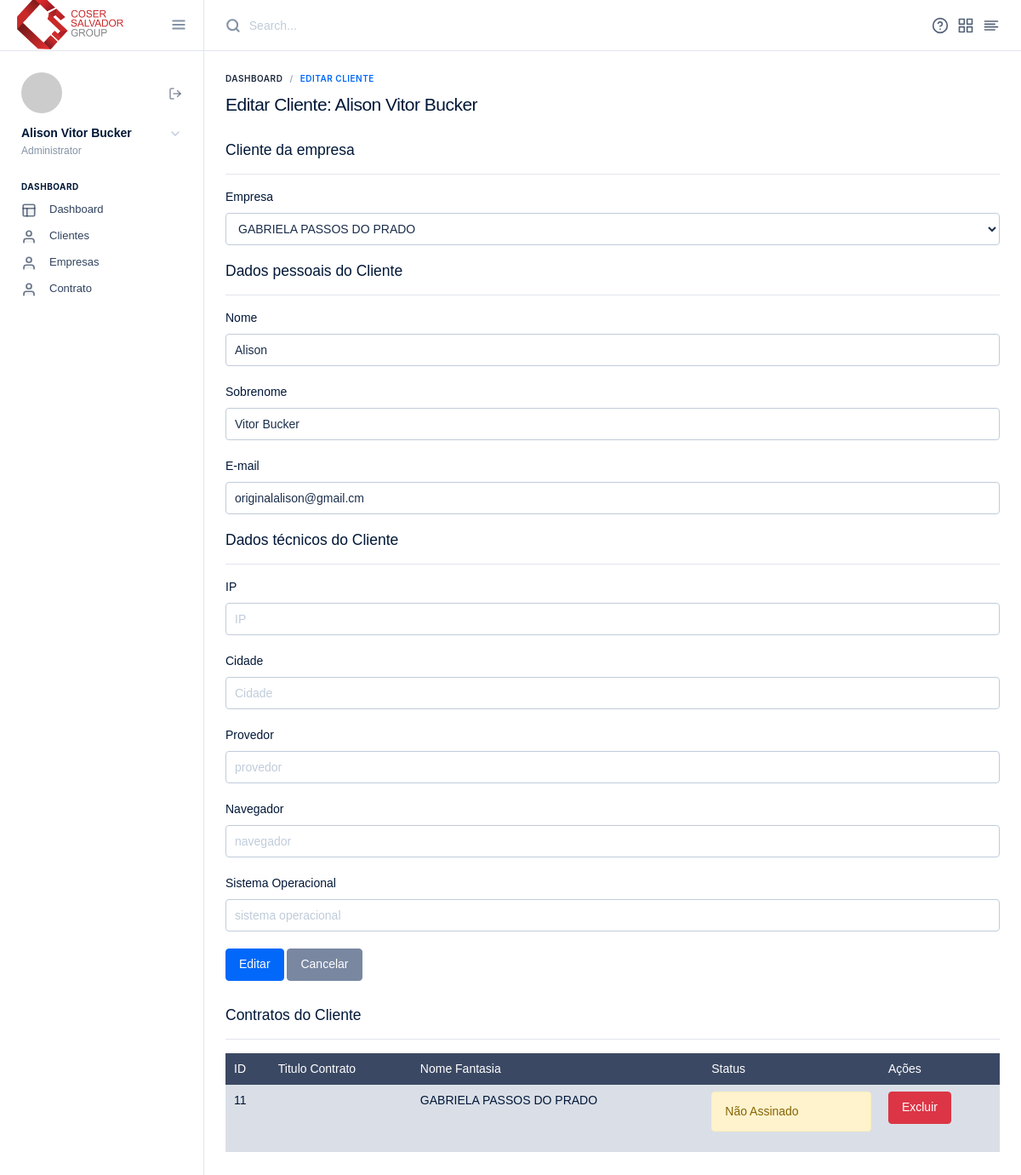
The page /adm/editarCliente/21 (signed in) on the database its author committed.
### tables this page shows
CREATE TABLE `clientes` (
  `id` int(11) NOT NULL,
  `id_empresa` int(11) NOT NULL,
  `id_contrato` int(11) NOT NULL,
  `nome` varchar(255) NOT NULL,
  `sobrenome` varchar(255) NOT NULL,
  `nome_fantasia` varchar(255) NOT NULL,
  `nascimento` datetime NOT NULL,
  `telefone` varchar(50) NOT NULL DEFAULT '',
  `celular` varchar(50) NOT NULL DEFAULT '',
  `cpf` varchar(50) NOT NULL DEFAULT '',
  `cep` varchar(50) NOT NULL DEFAULT '',
  `rua` varchar(50) NOT NULL DEFAULT '',
  `numero` varchar(50) NOT NULL DEFAULT '',
  `bairro` varchar(50) NOT NULL DEFAULT '',
  `complemento` varchar(50) NOT NULL DEFAULT '',
  `cidade` varchar(255) DEFAULT NULL,
  `email` varchar(255) NOT NULL,
  `curso` varchar(255) NOT NULL,
  `profissao` varchar(255) NOT NULL,
  `rg` varchar(255) NOT NULL,
  `ssp` varchar(255) NOT NULL,
  `uf` varchar(255) NOT NULL,
  `nacionalidade` varchar(255) NOT NULL,
  `estado_civil` varchar(255) NOT NULL,
  `ip_cliente` varchar(255) DEFAULT NULL,
  `provedor` varchar(255) DEFAULT NULL,
  `navegador` varchar(255) DEFAULT NULL,
  `sistema_operac` varchar(255) DEFAULT NULL,
  `contrato_stat` int(11) DEFAULT NULL
);

CREATE TABLE `empresas` (
  `id` int(11) NOT NULL,
  `email` varchar(200) DEFAULT NULL,
  `raz_soc` varchar(255) DEFAULT NULL,
  `nome_fant` varchar(255) DEFAULT NULL,
  `cnpj` varchar(255) DEFAULT NULL,
  `logo` varchar(255) DEFAULT NULL,
  `contrato_stat` int(11) DEFAULT NULL
);

CREATE TABLE `contratos` (
  `id` int(11) NOT NULL,
  `id_cliente` int(11) NOT NULL,
  `id_empresa` int(11) NOT NULL,
  `data_criado` datetime DEFAULT NULL,
  `data_expirado` datetime DEFAULT NULL,
  `data_assinado` datetime DEFAULT NULL,
  `link` varchar(200) DEFAULT NULL,
  `link_adm` varchar(200) DEFAULT NULL,
  `status_assin` int(11) NOT NULL DEFAULT 0
);

### core/Controller.php (called while the page is built, shortened)
<?php
class controller {
	public function loadTemplate($viewName, $viewData = array()) {
		include 'views/template.php';
	}
	public function loadViewInTemplate($viewName, $viewData) {
		extract($viewData);
		include 'views/'.$viewName.'.php';
	}
}

### core/Core.php (called while the page is built, shortened)
<?php
class Core {
	public function run() {
        $url = '/'.(isset($_GET['q'])?$_GET['q']:'');
		$params = array();
		if(!empty($url) && $url != '/') {
			$url = explode('/', $url);
			array_shift($url);
			array_shift($url);
			if(isset($url[0]) && $url[0] != '/') {
				$currentAction = $url[0];
				array_shift($url);
			} else {
				$currentAction = 'index';
			}
			if(count($url) > 0) {
				$params = $url;
			}
		} else {
			$currentController = 'homeController';
			$currentAction = 'index';
		}
		$c = new $currentController();
		call_user_func_array(array($c, $currentAction), $params);
	}
}

### index.php (called while the page is built, shortened)
<?php
$core = new Core();
$core->run();
?>

### core/Model.php (called while the page is built, shortened)
<?php
class model {
	public function __construct() {
		global $db;
		$this->db = $db;
	}
}
?>

### models/Admin.php (called while the page is built, shortened)
<?php
class Admin extends model {
    public function getClientData($id_client){
        $array = array();
        $sql = "SELECT * FROM clientes WHERE id = :id_client";
        $sql = $this->db->prepare($sql);
        $sql->bindValue(':id_client', $id_client);
        $sql->execute();
        if($sql->rowCount() > 0){
            $array = $sql->fetch();
        }
        return $array;
    }
    public function getDadosEmpresa($id_empresa){
        $array = array();
        $sql = "SELECT * FROM empresas WHERE id = :id_empresa";
        $sql = $this->db->prepare($sql);
        $sql->bindValue(':id_empresa', $id_empresa);
        $sql->execute();
        if($sql->rowCount() > 0){
            $array = $sql->fetch();
        }
        return $array;
    }
    public function getListEmpresas(){
        $array = array();
        $sql = "SELECT * FROM empresas";
        $sql = $this->db->query($sql);
        if($sql->rowCount() > 0){
            $array = $sql->fetchAll();
        }
        return $array;
    }
    public function getContratosFromCliente($id_client){
        $array = array();
        $sql = "SELECT * FROM contratos WHERE id_cliente = :id_cliente";
        $sql = $this->db->prepare($sql);
        $sql->bindValue(':id_cliente', $id_client);
        $sql->execute();
        if($sql->rowCount() > 0){
            $array = $sql->fetchAll();
        }
        return $array;
    }
    public function getDadosAdm($id){
        $array = array();
        $sql = "SELECT * FROM admin WHERE id = :id";
        $sql = $this->db->prepare($sql);
        $sql->bindValue(':id', $id);
        $sql->execute();
        if($sql->rowCount() > 0){
            $array = $sql->fetch();
        }
        return $array;
    }
}

### views/editCliente.php (the view, shortened to what this page needs)
<div class="container pd-x-0">
    <div class="d-sm-flex align-items-center justify-content-between mg-b-20 mg-lg-b-25 mg-xl-b-30">
        <div>
            <nav aria-label="breadcrumb">
            <ol class="breadcrumb breadcrumb-style1 mg-b-10">
                <li class="breadcrumb-item"><a href="<?php echo BASE_URL;?>">Dashboard</a></li>
                <li class="breadcrumb-item active" aria-current="page">Editar Cliente</li>
            </ol>
            </nav>
            <h4 class="mg-b-0 tx-spacing--1">Editar Cliente: <?php echo $clienteData['nome']." ".$clienteData['sobrenome'];?></h4>
        </div>
    </div>
</div>
    <?php print_r($clienteData);?>
<form method="POST">
    <h5 class="mg-b-10">Cliente da empresa</h5>
    <hr>
    <div class="form-group">
        <label for="formGroupExampleInput" class="d-block">Empresa</label>
        <select name="empresa" class="form-control">
        <?php foreach($empresasList as $item):?>
            <option value="<?php echo $item['id'];?>" <?php echo ($item['id'] == $clienteData['id_empresa'])?'selected':''?>><?php echo $item['nome_fant'];?></option>
        <?php endforeach;?>
        </select>
    </div>
    <h5 class="mg-b-10">Dados pessoais do Cliente</h5>
    <hr>
    <div class="form-group">
        <label for="formGroupExampleInput" class="d-block">Nome</label>
        <?php if(isset($clienteData['nome'])):?>
            <input type="text" class="form-control" placeholder="Enter your firstname" name="nome" value="<?php echo $clienteData['nome'];?>">
        <?php else:?>
            <input type="text" class="form-control" placeholder="Enter your firstname" name="nome" value="">
        <?php endif;?>
    </div>
    <div class="form-group">
        <label for="formGroupExampleInput2" class="d-block">Sobrenome</label>
        <?php if(isset($clienteData['nome'])):?>
            <input type="text" class="form-control" placeholder="Enter your lastname" name="sobrenome" value="<?php echo $clienteData['sobrenome'];?>">
        <?php else:?>
            <input type="text" class="form-control" placeholder="Enter your lastname" name="sobrenome" value="">
        <?php endif;?>
    </div>
    <div class="form-group">
        <label for="formGroupExampleInput2" class="d-block">E-mail</label>
        <?php if(isset($clienteData['email'])):?>
            <input type="text" class="form-control" placeholder="Enter your email" name="email" value="<?php echo $clienteData['email'];?>">
        <?php else:?>
            <input type="text" class="form-control" placeholder="Enter your email" name="email" value="">
        <?php endif;?>
    </div>
    <h5 class="mg-b-10">Dados técnicos do Cliente</h5>
    <hr>
    <div class="form-group">
        <label for="formGroupExampleInput2" class="d-block">IP</label>
        <?php if(isset($clienteData['ip_cliente'])):?>
            <input type="text" class="form-control" placeholder="IP" name="ip_cliente" value="<?php echo $clienteData['ip_cliente'];?>">
        <?php else:?>
            <input type="text" class="form-control" placeholder="IP" name="ip_cliente" value="">
        <?php endif;?>
    </div>
    <div class="form-group">
        <label for="formGroupExampleInput2" class="d-block">Cidade</label>
        <?php if(isset($clienteData['cidade'])):?>
            <input type="text" class="form-control" placeholder="Cidade" name="cidade" value="<?php echo $clienteData['cidade'];?>">
        <?php else:?>
            <input type="text" class="form-control" placeholder="Cidade" name="cidade" value="">
        <?php endif;?>
    </div>
    <div class="form-group">
        <label for="formGroupExampleInput2" class="d-block">Provedor</label>
        <?php if(isset($clienteData['provedor'])):?>
            <input type="text" class="form-control" placeholder="provedor" name="provedor" value="<?php echo $clienteData['provedor'];?>">
        <?php else:?>
            <input type="text" class="form-control" placeholder="provedor" name="provedor" value="">
        <?php endif;?>
    </div>
    <div class="form-group">
        <label for="formGroupExampleInput2" class="d-block">Navegador</label>
        <?php if(isset($clienteData['navegador'])):?>
            <input type="text" class="form-control" placeholder="navegador" name="navegador" value="<?php echo $clienteData['navegador'];?>">
        <?php else:?>
            <input type="text" class="form-control" placeholder="navegador" name="navegador" value="">
        <?php endif;?>
    </div>
    <div class="form-group">
        <label for="formGroupExampleInput2" class="d-block">Sistema Operacional</label>
        <?php if(isset($clienteData['sistema_operac'])):?>
            <input type="text" class="form-control" placeholder="sistema operacional" name="sistema_operac" value="<?php echo $clienteData['sistema_operac'];?>">
        <?php else:?>
            <input type="text" class="form-control" placeholder="sistema operacional" name="sistema_operac" value="">
        <?php endif;?>
    </div>
    <button class="btn btn-primary" type="submit">Editar</button>
    <button class="btn btn-secondary" type="cancel">Cancelar</button>
</form>
<h5 class="mg-b-10" style="margin-top: 30px;">Contratos do Cliente</h5>
<hr>
<table class="table table-dark table-striped table-hover">
  <thead>
    <tr>
      <th scope="col">ID</th>
      <th scope="col">Titulo Contrato</th>
      <th scope="col">Nome Fantasia</th>
      <th scope="col">Status</th>
      <th scope="col">Ações</th>
    </tr>
  </thead>
  <tbody>
  <?php foreach($contratosList as $key => $val):?>
    <?php
        $a = new Admin();
        $dadosContrato = $a->getDadosContratoModel($val['id_contrato']);
        $dadosEmpresa = $a->getDadosEmpresa($val['id_empresa']);
    ?>
        <tr>
            <td><?php echo $item['id'];?></td>
            <td><?php echo $dadosContrato['titulo'];?></td>
            <td><?php echo $dadosEmpresa['nome_fant'];?></td>
            <td>
                <?php
                    switch($val['status_assin']){
                        case 0:
                            echo "<div class='alert alert-warning'>Não Assinado</div>";
                        break;
                    }
                ?>
            </td>
            <td>
                <a href="<?php echo BASE_URL."adm/excluirContratoFromClient/".$val['id']."/".$clienteData['id'];?>" class="btn btn-danger">Excluir</a>
            </td>
        </tr>
    <?php endforeach;?>
  </tbody>
</table>

### views/template.php (shortened to what this page needs)
<!DOCTYPE html>
<html lang="en">
  <head>
    <link href="<?php echo BASE_URL;?>assets/lib/@fortawesome/fontawesome-free/css/all.min.css" rel="stylesheet">
    <link href="<?php echo BASE_URL;?>assets/lib/ionicons/css/ionicons.min.css" rel="stylesheet">
    <link href="../../lib/jqvmap/jqvmap.min.css" rel="stylesheet">
    <link rel="stylesheet" href="<?php echo BASE_URL;?>assets/css/dashforge.css">
    <link rel="stylesheet" href="<?php echo BASE_URL;?>assets/css/dashforge.dashboard.css">
  </head>
  <body>
    <aside class="aside aside-fixed">
      <div class="aside-header">
        <a href="<?php echo BASE_URL."adm";?>" class="aside-logo"><img src="<?php echo BASE_URL."assets/img/logo_coser_salvador.png";?>" alt="" width="125px"></a>
        <a href="" class="aside-menu-link">
          <i data-feather="menu"></i>
        </a>
      </div>
      <div class="aside-body">
        <div class="aside-loggedin">
          <div class="d-flex align-items-center justify-content-start">
            <a href="" class="avatar"><img src="https://via.placeholder.com/500" class="rounded-circle" alt=""></a>
            <div class="aside-alert-link">
              <a href="<?php echo BASE_URL;?>adm/logout" data-toggle="tooltip" title="Sign out"><i data-feather="log-out"></i></a>
            </div>
          </div>
          <div class="aside-loggedin-user">
            <a href="#loggedinMenu" class="d-flex align-items-center justify-content-between mg-b-2" data-toggle="collapse">
              <h6 class="tx-semibold mg-b-0"><?php echo $viewData['admData']['nome'];?></h6>
              <i data-feather="chevron-down"></i>
            </a>
            <p class="tx-color-03 tx-12 mg-b-0">Administrator</p>
          </div>
        </div>
        <ul class="nav nav-aside">
          <li class="nav-label">Dashboard</li>
          <li class="nav-item"><a href="<?php echo BASE_URL."adm";?>" class="nav-link"><font style="vertical-align: inherit;"><font style="vertical-align: inherit;"> Dashboard</font></font></a></li>
          <li class="nav-item with-sub">
            <a href="" class="nav-link"><i data-feather="user"></i> <span>Clientes</span></a>
          </li>
          <li class="nav-item with-sub">
            <a href="" class="nav-link"><i data-feather="user"></i> <span>Empresas</span></a>
          </li>
          <li class="nav-item with-sub">
            <a href="" class="nav-link"><i data-feather="user"></i><span>Contrato</span></a>
          </li>
        </ul>
      </div>
    </aside>
    <div class="content ht-100v pd-0">
      <div class="content-header">
        <div class="content-search">
          <i data-feather="search"></i>
          <input type="search" class="form-control" placeholder="Search...">
        </div>
        <nav class="nav">
          <a href="" class="nav-link"><i data-feather="help-circle"></i></a>
          <a href="" class="nav-link"><i data-feather="grid"></i></a>
          <a href="" class="nav-link"><i data-feather="align-left"></i></a>
        </nav>
      </div>
      <div class="content-body">
        <div class="container pd-x-0">
        <?php $this->loadViewInTemplate($viewName, $viewData); ?>
        </div>
      </div>
    </div>
  </body>
</html>

### rows shown on the page
clientes: nome "Alison", sobrenome "Vitor Bucker", empresa "GABRIELA PASSOS DO PRADO", email "originalalison@gmail.cm"
contratos: id_empresa.nome_fant "GABRIELA PASSOS DO PRADO", status_assin "Não Assinado"
empresas: id "11"

### other values the page prints
$viewData['admData']['nome'] "Alison Vitor Bucker"
